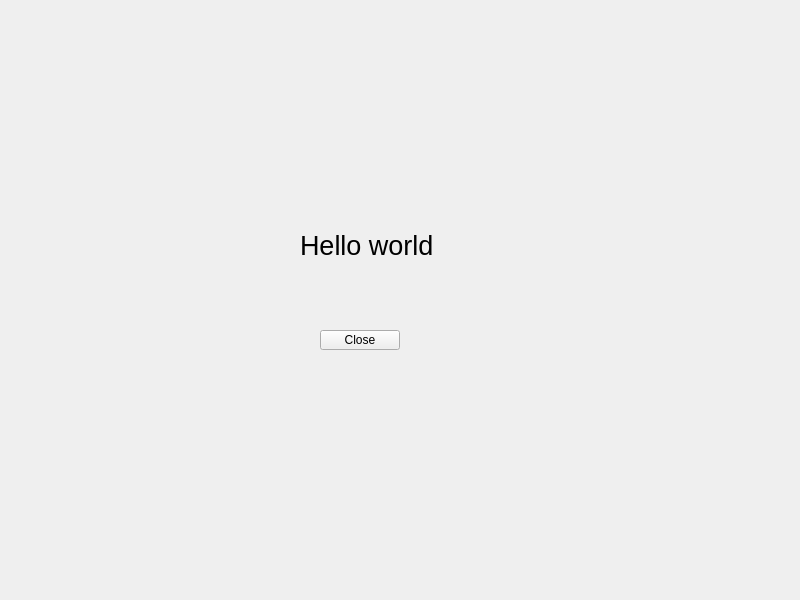
<?xml version="1.0" encoding="UTF-8"?>
<ui version="4.0">
 <class>Widget</class>
 <widget class="QWidget" name="Widget">
  <property name="geometry">
   <rect>
    <x>0</x>
    <y>0</y>
    <width>800</width>
    <height>600</height>
   </rect>
  </property>
  <property name="windowTitle">
   <string>Widget</string>
  </property>
  <widget class="QLabel" name="labelDemo">
   <property name="geometry">
    <rect>
     <x>300</x>
     <y>210</y>
     <width>221</width>
     <height>71</height>
    </rect>
   </property>
   <property name="font">
    <font>
     <pointsize>20</pointsize>
    </font>
   </property>
   <property name="text">
    <string>Hello world</string>
   </property>
  </widget>
  <widget class="QPushButton" name="btnClose">
   <property name="geometry">
    <rect>
     <x>320</x>
     <y>330</y>
     <width>80</width>
     <height>20</height>
    </rect>
   </property>
   <property name="font">
    <font>
     <pointsize>9</pointsize>
    </font>
   </property>
   <property name="text">
    <string>Close</string>
   </property>
  </widget>
 </widget>
 <resources/>
 <connections>
  <connection>
   <sender>btnClose</sender>
   <signal>clicked()</signal>
   <receiver>Widget</receiver>
   <slot>close()</slot>
   <hints>
    <hint type="sourcelabel">
     <x>359</x>
     <y>339</y>
    </hint>
    <hint type="destinationlabel">
     <x>399</x>
     <y>299</y>
    </hint>
   </hints>
  </connection>
 </connections>
</ui>
